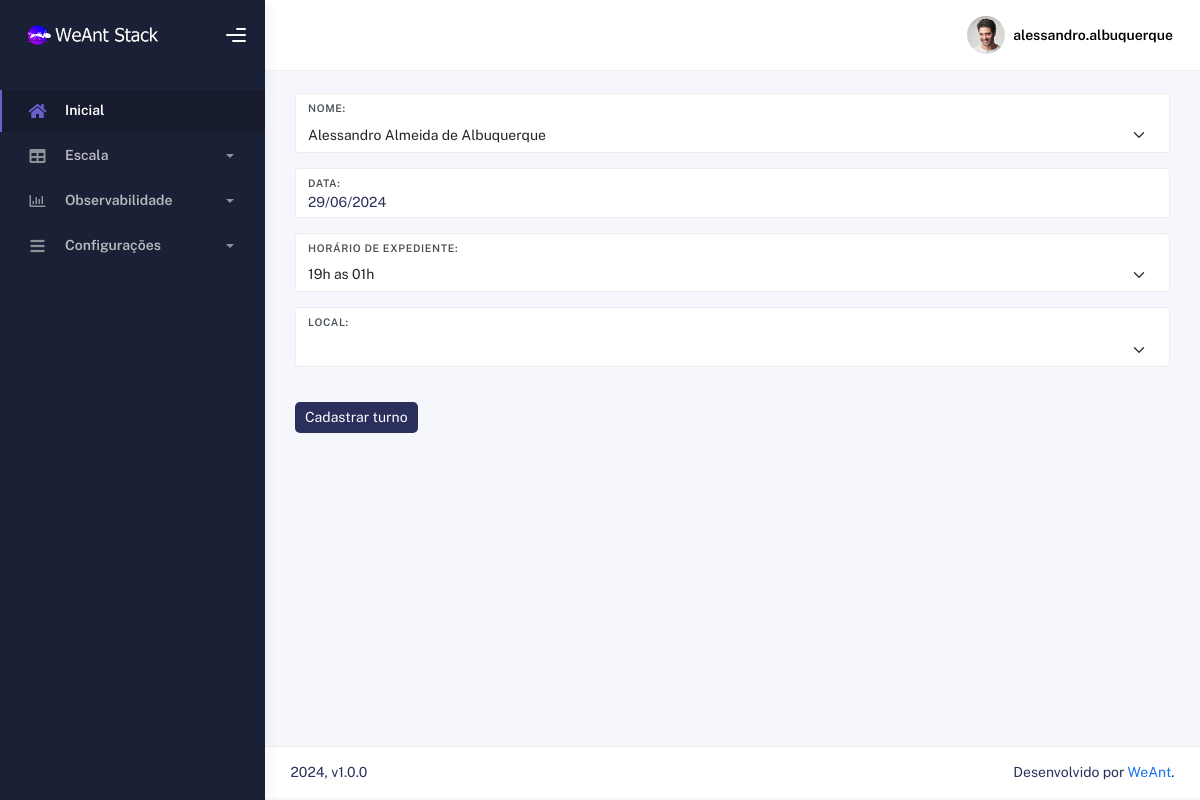
/editarescala.php?id=1 (signed in), run on an earlier commit of the app's database.
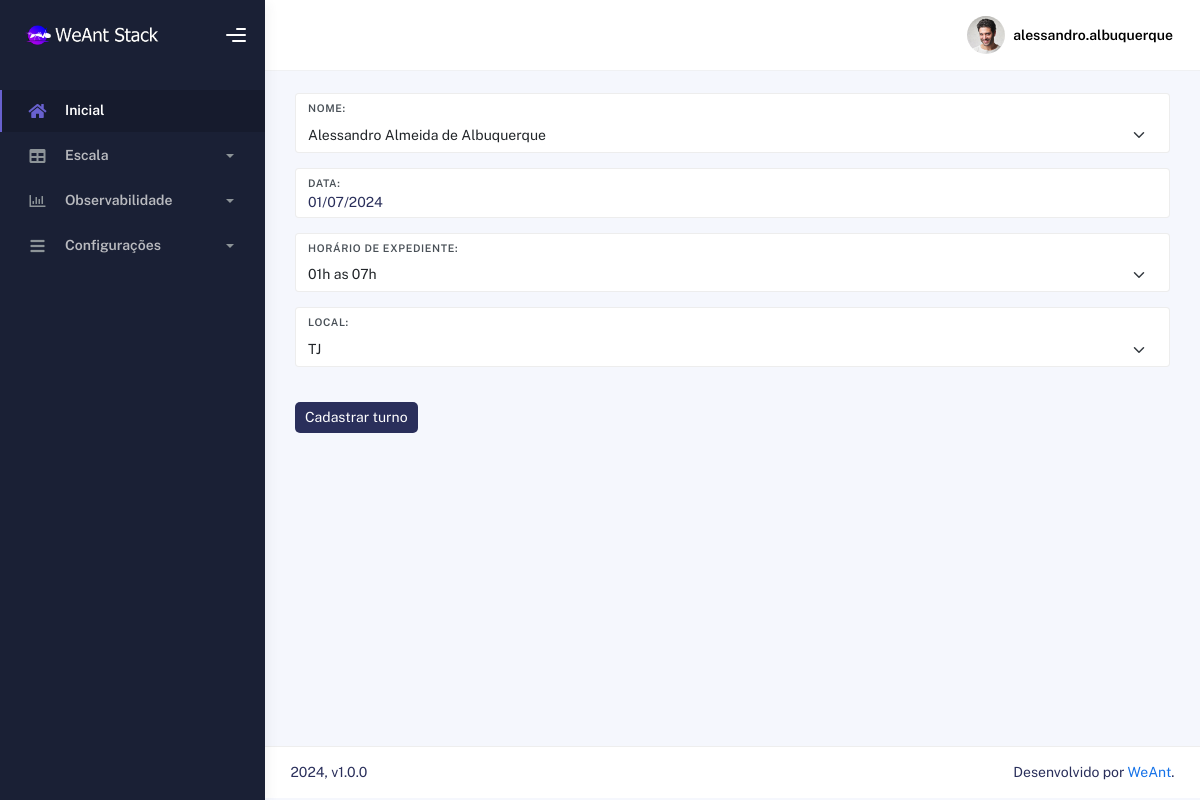
And on a later commit of the database.
### tables this page shows
CREATE TABLE `escala` (
  `id` int(11) NOT NULL,
  `id_usuario` varchar(60) NOT NULL,
  `horarioinicio` varchar(60) NOT NULL,
  `intervaloinicio` varchar(60) NOT NULL,
  `intervalofim` varchar(60) NOT NULL,
  `horariofim` varchar(60) NOT NULL,
  `local` varchar(60) NOT NULL,
  `dia` varchar(60) NOT NULL,
  `mes` varchar(60) NOT NULL,
  `ano` varchar(60) NOT NULL,
  `operador` varchar(60) NOT NULL
);

### editarescala.php (the view, shortened to what this page needs)
<?php
include "tudo_cima.php";
?>
<?php
$id_escala = $_GET['id'];
$query_escala = "SELECT * FROM escala WHERE id='$id_escala'";
    $resultado_escala = $conn->query($query_escala);
        $dados_escala = $resultado_escala->fetch_assoc();
            $id_usuario_escala = $dados_escala['id_usuario'];
            $inicioexpediente_escala = $dados_escala['horarioinicio'];
            $local_escala = $dados_escala['local'];
            $dia_escala = $dados_escala['dia'];
            $mes_escala = $dados_escala['mes'];
            $ano_escala = $dados_escala['ano'];
$query_usuarioescalado = "SELECT * FROM usuario WHERE id='$id_usuario_escala'";
    $resultado_usuarioescalado = $conn->query($query_usuarioescalado);
        $dados_usuarioescalado = $resultado_usuarioescalado->fetch_assoc();
            $nome_usuarioescalado = $dados_usuarioescalado['nome'];
?>
    <form method="POST" action="sec/atualizaescala.php?id=<?php echo "$id_escala"; ?>&dia=<?php echo "$dia_escala"; ?>&mes=<?php echo "$mes_escala"; ?>&ano=<?php echo "$ano_escala"; ?>">
        <div class="form-group form-group-default">
            <label><b>Nome:</b></label>
                <select class="form-select" id="nome" name="nome">
                    <?php
                                echo '<option value="' . $id_usuario_escala . '">' . $nome_usuarioescalado . '</option>';
                    ?>
                </select>
        </div>
        <div class="form-group form-group-default">
            <label><b>Data:</b></label>
                <?php echo "$dia_escala/$mes_escala/$ano_escala";?>
        </div>
        <div class="form-group form-group-default">
            <label for="horarioexpediente"><b>Horário de expediente:</b></label>
            <select class="form-select" id="horarioexpediente" name="horarioexpediente">
                <?php
                switch ($inicioexpediente_escala) {
                    case "01:00:00":
                        echo '<option selected value="01-07">01h as 07h</option>';
                        break;
                    case "19:00:00":
                        echo '<option selected value="19-01">19h as 01h</option>';
                        break;
                }
                ?>
            </select>
        </div>
        <div class="form-group form-group-default">
            <label for="localdetrabalho"><b>Local:</b></label>
            <select class="form-select" id="localdetrabalho" name="localdetrabalho">
            <?php
                switch ($local_escala) {
                    case "TJ":
                        echo '<option selected value="TJ">TJ</option>';
                        break;
                    default:
                        break;
                }
                ?>
            </select>
        </div>
        <div class="selecionar">
            <div class="nav">
                <button class="botao" type="submit">Cadastrar turno</button>
            </div>
        </div>
    </form>
<?php
include "tudo_baixo.php";
?>

What changed in the data, as far as the page shows it:
changed escala: dia "29" → "01"; mes "06" → "07"; horarioexpediente "19h as 01h" → "01h as 07h"; localdetrabalho (not shown) → "TJ"
